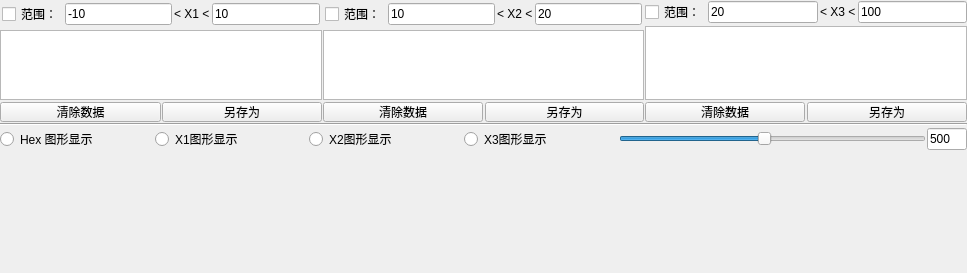
          <widget class="QWidget" name="debugdatatab">
           <attribute name="title">
            <string>DebugData</string>
           </attribute>
           <layout class="QVBoxLayout" name="verticalLayout_12" stretch="3,0,0,4">
            <property name="spacing">
             <number>1</number>
            </property>
            <property name="margin">
             <number>0</number>
            </property>
            <item>
             <layout class="QHBoxLayout" name="horizontalLayout_18" stretch="1,1,1">
              <property name="spacing">
               <number>1</number>
              </property>
              <property name="margin">
               <number>0</number>
              </property>
              <item>
               <layout class="QVBoxLayout" name="verticalLayout_13" stretch="0,0,0">
                <property name="spacing">
                 <number>2</number>
                </property>
                <property name="margin">
                 <number>0</number>
                </property>
                <item>
                 <layout class="QHBoxLayout" name="horizontalLayout_20" stretch="0,0,0,0">
                  <property name="margin">
                   <number>2</number>
                  </property>
                  <item>
                   <widget class="QCheckBox" name="x1_checkBox">
                    <property name="text">
                     <string>范围：</string>
                    </property>
                   </widget>
                  </item>
                  <item>
                   <widget class="QLineEdit" name="x1_low_line">
                    <property name="inputMask">
                     <string/>
                    </property>
                    <property name="text">
                     <string>-10</string>
                    </property>
                    <property name="maxLength">
                     <number>6</number>
                    </property>
                   </widget>
                  </item>
                  <item>
                   <widget class="QLabel" name="label_12">
                    <property name="text">
                     <string>&lt; X1 &lt;</string>
                    </property>
                   </widget>
                  </item>
                  <item>
                   <widget class="QLineEdit" name="x1_high_line">
                    <property name="inputMask">
                     <string/>
                    </property>
                    <property name="text">
                     <string>10</string>
                    </property>
                    <property name="maxLength">
                     <number>6</number>
                    </property>
                   </widget>
                  </item>
                 </layout>
                </item>
                <item>
                 <widget class="QPlainTextEdit" name="x1_plainTextEdit">
                  <property name="font">
                   <font>
                    <family>Consolas</family>
                    <pointsize>11</pointsize>
                   </font>
                  </property>
                  <property name="readOnly">
                   <bool>true</bool>
                  </property>
                 </widget>
                </item>
                <item>
                 <layout class="QHBoxLayout" name="horizontalLayout_23">
                  <property name="spacing">
                   <number>1</number>
                  </property>
                  <property name="margin">
                   <number>0</number>
                  </property>
                  <item>
                   <widget class="QPushButton" name="x1clr_button">
                    <property name="maximumSize">
                     <size>
                      <width>16777215</width>
                      <height>20</height>
                     </size>
                    </property>
                    <property name="text">
                     <string>清除数据</string>
                    </property>
                   </widget>
                  </item>
                  <item>
                   <widget class="QPushButton" name="x1save_button">
                    <property name="maximumSize">
                     <size>
                      <width>16777215</width>
                      <height>20</height>
                     </size>
                    </property>
                    <property name="text">
                     <string>另存为</string>
                    </property>
                   </widget>
                  </item>
                 </layout>
                </item>
               </layout>
              </item>
              <item>
               <layout class="QVBoxLayout" name="verticalLayout_14" stretch="0,0,0">
                <property name="spacing">
                 <number>2</number>
                </property>
                <property name="margin">
                 <number>0</number>
                </property>
                <item>
                 <layout class="QHBoxLayout" name="horizontalLayout_21">
                  <property name="margin">
                   <number>2</number>
                  </property>
                  <item>
                   <widget class="QCheckBox" name="x2_checkBox">
                    <property name="text">
                     <string>范围：</string>
                    </property>
                   </widget>
                  </item>
                  <item>
                   <widget class="QLineEdit" name="x2_low_line">
                    <property name="inputMask">
                     <string/>
                    </property>
                    <property name="text">
                     <string>10</string>
                    </property>
                    <property name="maxLength">
                     <number>6</number>
                    </property>
                   </widget>
                  </item>
                  <item>
                   <widget class="QLabel" name="label_13">
                    <property name="text">
                     <string>&lt; X2 &lt;</string>
                    </property>
                   </widget>
                  </item>
                  <item>
                   <widget class="QLineEdit" name="x2_high_line">
                    <property name="inputMask">
                     <string/>
                    </property>
                    <property name="text">
                     <string>20</string>
                    </property>
                    <property name="maxLength">
                     <number>6</number>
                    </property>
                   </widget>
                  </item>
                 </layout>
                </item>
                <item>
                 <widget class="QPlainTextEdit" name="x2_plainTextEdit">
                  <property name="font">
                   <font>
                    <family>Consolas</family>
                    <pointsize>11</pointsize>
                   </font>
                  </property>
                  <property name="readOnly">
                   <bool>true</bool>
                  </property>
                 </widget>
                </item>
                <item>
                 <layout class="QHBoxLayout" name="horizontalLayout_24">
                  <property name="spacing">
                   <number>2</number>
                  </property>
                  <property name="margin">
                   <number>0</number>
                  </property>
                  <item>
                   <widget class="QPushButton" name="x2clr_button">
                    <property name="maximumSize">
                     <size>
                      <width>16777215</width>
                      <height>20</height>
                     </size>
                    </property>
                    <property name="text">
                     <string>清除数据</string>
                    </property>
                   </widget>
                  </item>
                  <item>
                   <widget class="QPushButton" name="x2save_button">
                    <property name="maximumSize">
                     <size>
                      <width>16777215</width>
                      <height>20</height>
                     </size>
                    </property>
                    <property name="text">
                     <string>另存为</string>
                    </property>
                   </widget>
                  </item>
                 </layout>
                </item>
               </layout>
              </item>
              <item>
               <layout class="QVBoxLayout" name="verticalLayout_15" stretch="0,0,0">
                <property name="spacing">
                 <number>2</number>
                </property>
                <property name="margin">
                 <number>0</number>
                </property>
                <item>
                 <layout class="QHBoxLayout" name="horizontalLayout_22">
                  <property name="spacing">
                   <number>2</number>
                  </property>
                  <property name="margin">
                   <number>0</number>
                  </property>
                  <item>
                   <widget class="QCheckBox" name="x3_checkBox">
                    <property name="text">
                     <string>范围：</string>
                    </property>
                   </widget>
                  </item>
                  <item>
                   <widget class="QLineEdit" name="x3_low_line">
                    <property name="inputMask">
                     <string/>
                    </property>
                    <property name="text">
                     <string>20</string>
                    </property>
                    <property name="maxLength">
                     <number>6</number>
                    </property>
                   </widget>
                  </item>
                  <item>
                   <widget class="QLabel" name="label_14">
                    <property name="text">
                     <string>&lt; X3 &lt;</string>
                    </property>
                   </widget>
                  </item>
                  <item>
                   <widget class="QLineEdit" name="x3_high_line">
                    <property name="inputMask">
                     <string/>
                    </property>
                    <property name="text">
                     <string>100</string>
                    </property>
                    <property name="maxLength">
                     <number>6</number>
                    </property>
                   </widget>
                  </item>
                 </layout>
                </item>
                <item>
                 <widget class="QPlainTextEdit" name="x3_plainTextEdit">
                  <property name="font">
                   <font>
                    <family>Consolas</family>
                    <pointsize>11</pointsize>
                   </font>
                  </property>
                  <property name="readOnly">
                   <bool>true</bool>
                  </property>
                 </widget>
                </item>
                <item>
                 <layout class="QHBoxLayout" name="horizontalLayout_25">
                  <property name="spacing">
                   <number>2</number>
                  </property>
                  <property name="margin">
                   <number>0</number>
                  </property>
                  <item>
                   <widget class="QPushButton" name="x3clr_button">
                    <property name="maximumSize">
                     <size>
                      <width>16777215</width>
                      <height>20</height>
                     </size>
                    </property>
                    <property name="text">
                     <string>清除数据</string>
                    </property>
                   </widget>
                  </item>
                  <item>
                   <widget class="QPushButton" name="x3save_button">
                    <property name="maximumSize">
                     <size>
                      <width>16777215</width>
                      <height>20</height>
                     </size>
                    </property>
                    <property name="text">
                     <string>另存为</string>
                    </property>
                   </widget>
                  </item>
                 </layout>
                </item>
               </layout>
              </item>
             </layout>
            </item>
            <item>
             <widget class="Line" name="line_7">
              <property name="orientation">
               <enum>Qt::Horizontal</enum>
              </property>
             </widget>
            </item>
            <item>
             <layout class="QHBoxLayout" name="horizontalLayout_19" stretch="1,1,1,1,2,0">
              <item>
               <widget class="QRadioButton" name="hexselec_radio">
                <property name="text">
                 <string>Hex 图形显示</string>
                </property>
               </widget>
              </item>
              <item>
               <widget class="QRadioButton" name="x1selec_radio">
                <property name="text">
                 <string>X1图形显示</string>
                </property>
               </widget>
              </item>
              <item>
               <widget class="QRadioButton" name="x2selec_radio">
                <property name="text">
                 <string>X2图形显示</string>
                </property>
               </widget>
              </item>
              <item>
               <widget class="QRadioButton" name="x3selec_radio">
                <property name="text">
                 <string>X3图形显示</string>
                </property>
               </widget>
              </item>
              <item>
               <widget class="QSlider" name="plotnum_Slider">
                <property name="minimum">
                 <number>50</number>
                </property>
                <property name="maximum">
                 <number>1000</number>
                </property>
                <property name="value">
                 <number>500</number>
                </property>
                <property name="orientation">
                 <enum>Qt::Horizontal</enum>
                </property>
               </widget>
              </item>
              <item>
               <widget class="QLineEdit" name="plotnum_lineEdit">
                <property name="maximumSize">
                 <size>
                  <width>40</width>
                  <height>16777215</height>
                 </size>
                </property>
                <property name="inputMask">
                 <string>9999; </string>
                </property>
                <property name="text">
                 <string>500</string>
                </property>
                <property name="readOnly">
                 <bool>true</bool>
                </property>
               </widget>
              </item>
             </layout>
            </item>
            <item>
             <layout class="QHBoxLayout" name="debug_matplot_layout"/>
            </item>
           </layout>
          </widget>
